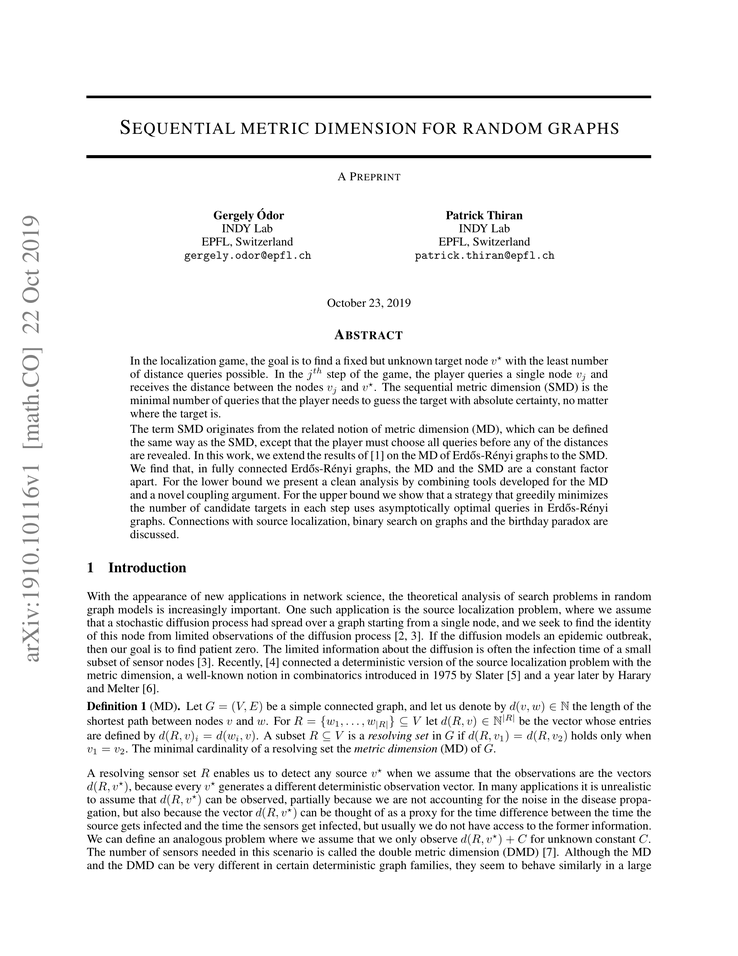
#> input picture l1/example.png, 738 x 956 px, shrunk from 1700 x 2200 before the run
$ jupyter execute --allow-errors im_blend.ipynb   (shell and % lines are left out)
#> lines starting #> are read from the running program, lines starting #| are printed output that depends on the picture; after the words box and inside, x2 and y2 are one past the last pixel; in counts of white or black regions, pixels touching at a corner belong together
[cell 1]
import skimage.io as io
from skimage import color
from skimage.transform import rotate
from skimage import img_as_ubyte
import matplotlib.pyplot as plt
import numpy as np

[cell 2]
image = io.imread('example.png')
#> image is the input picture: shape (956, 738, 3); min 0, max 255, mean 240
#print(image.shape)
image = color.gray2rgb(image)

[cell 3]
im_red = np.copy(image)
mask_r = im_red[:,:, 0] != 255
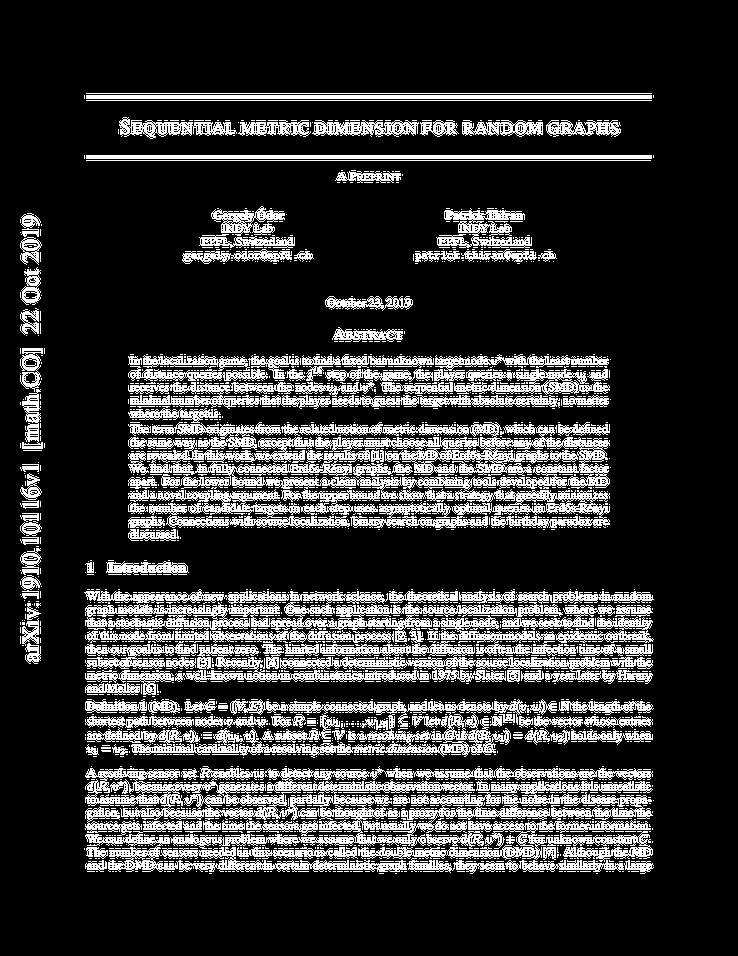
#> mask_r: shape (956, 738, 3) bool; 20.7% white in thin lines or dots, all inside (x1, y1, x2, y2) = (20, 93, 654, 874)
im_red[mask_r] = [255,0,0]
mask_r = im_red[:,:, 1] == 255
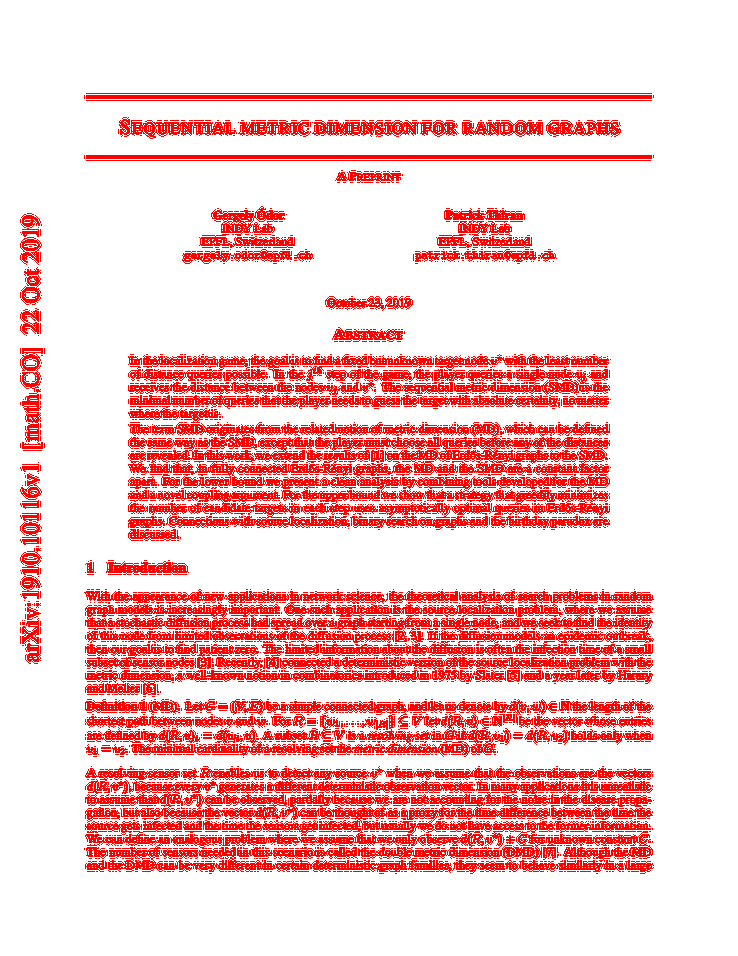
#> mask_r: shape (956, 738, 3) bool; mean of channels 0, 1, 2 1, 0.793, 0.793; drawn as R, G, B
im_red[mask_r] = [0,0,0]
#> (the rest of this cell did not finish here and is left out)

[cell 4]
im_green = np.copy(image)
mask_g = im_green[:,:, 1] != 255
im_green[mask_g] = [0,255,0]
mask_g = im_green[:,:,0] == 255
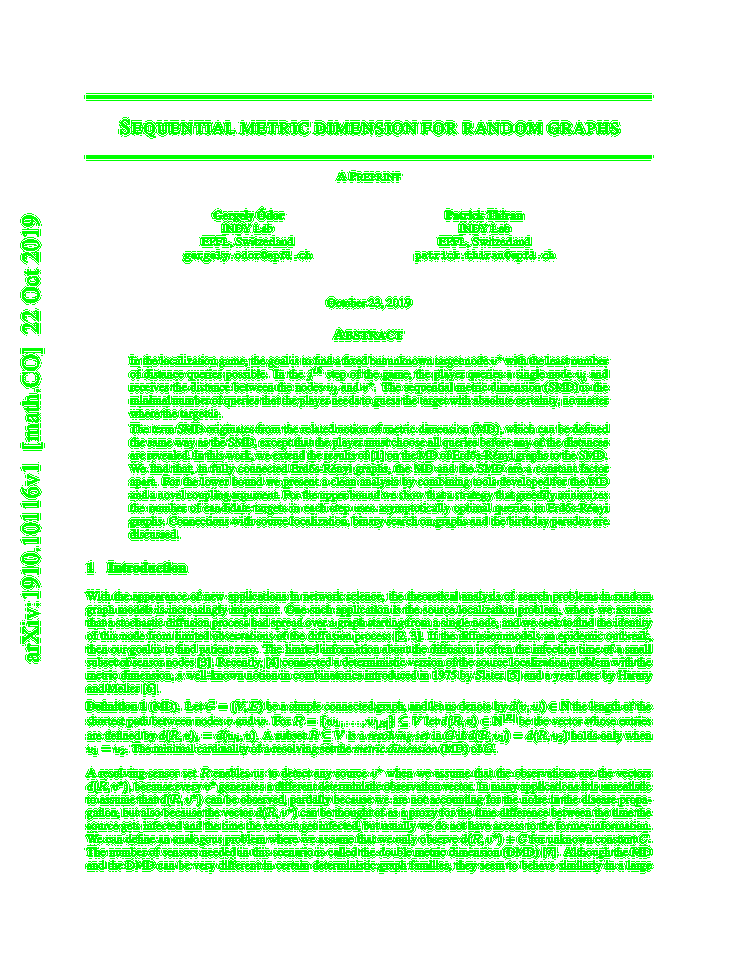
#> mask_g: shape (956, 738, 3) bool; mean of channels 0, 1, 2 0.793, 1, 0.793; drawn as R, G, B
im_green[mask_g] = [0,0,0]
#> (the rest of this cell did not finish here and is left out)
